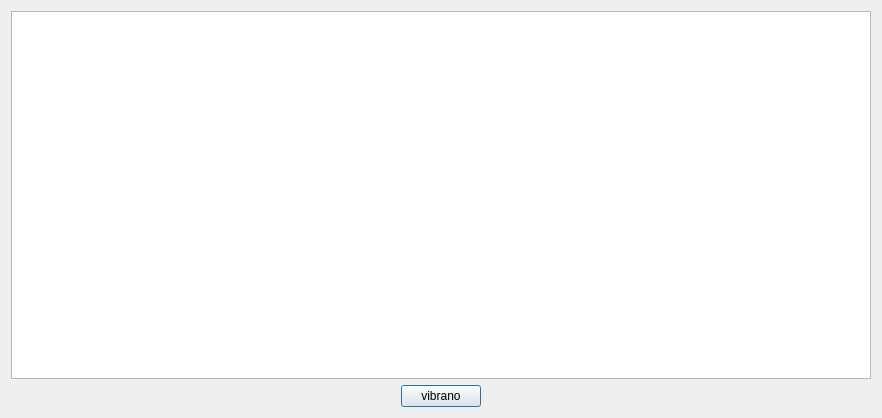
<?xml version="1.0" encoding="UTF-8"?>
<ui version="4.0">
 <class>gpiq_xxsgrid</class>
 <widget class="QDialog" name="gpiq_xxsgrid">
  <property name="windowModality">
   <enum>Qt::ApplicationModal</enum>
  </property>
  <property name="geometry">
   <rect>
    <x>0</x>
    <y>0</y>
    <width>882</width>
    <height>418</height>
   </rect>
  </property>
  <property name="windowTitle">
   <string>gpiq_xxsgrid</string>
  </property>
  <layout class="QVBoxLayout" name="verticalLayout">
   <item>
    <widget class="QTableView" name="gpiq_xxsgrid_g">
     <property name="selectionBehavior">
      <enum>QAbstractItemView::SelectRows</enum>
     </property>
    </widget>
   </item>
   <item>
    <layout class="QHBoxLayout" name="horizontalLayout">
     <item>
      <spacer name="horizontalSpacer_2">
       <property name="orientation">
        <enum>Qt::Horizontal</enum>
       </property>
       <property name="sizeHint" stdset="0">
        <size>
         <width>40</width>
         <height>20</height>
        </size>
       </property>
      </spacer>
     </item>
     <item>
      <widget class="QPushButton" name="gpiq_xxsgrid_exit_c">
       <property name="text">
        <string>vibrano</string>
       </property>
      </widget>
     </item>
     <item>
      <spacer name="horizontalSpacer">
       <property name="orientation">
        <enum>Qt::Horizontal</enum>
       </property>
       <property name="sizeHint" stdset="0">
        <size>
         <width>40</width>
         <height>20</height>
        </size>
       </property>
      </spacer>
     </item>
    </layout>
   </item>
  </layout>
 </widget>
 <tabstops>
  <tabstop>gpiq_xxsgrid_exit_c</tabstop>
  <tabstop>gpiq_xxsgrid_g</tabstop>
 </tabstops>
 <resources/>
 <connections/>
</ui>
